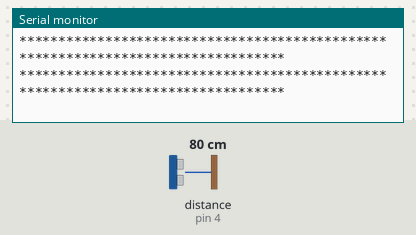
This sketch was run on a simulated Arduino Uno, built with avr-gcc and run on an emulated ATmega328P. Shown: the last lines printed to the serial monitor. The inputs (shaded band) are chosen by the test bench; at power-on: distance to the obstacle (sensor on pin 4) 80 cm. The echo pulse lasts 58.3 µs per cm.

Above: at 1.2 s.
1.3 s: distance to the obstacle (sensor on pin 4) set to 2 cm
At 1.49 s:
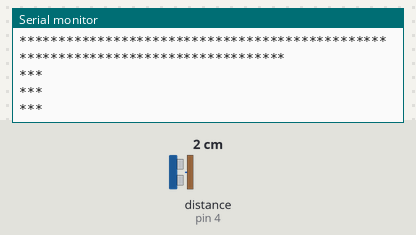
3.3 s: distance to the obstacle (sensor on pin 4) set to 4 cm
At 3.36 s:
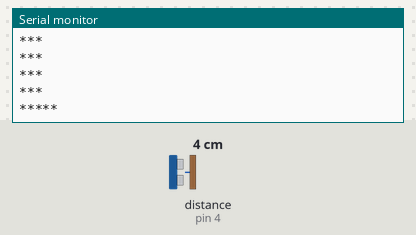
5.2 s: distance to the obstacle (sensor on pin 4) set to 9 cm
At 5.24 s:
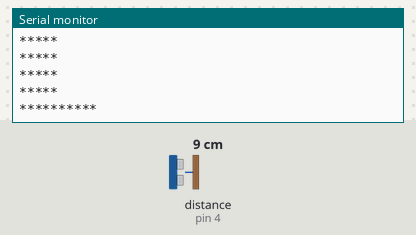
7.1 s: distance to the obstacle (sensor on pin 4) set to 18 cm
At 7.14 s:
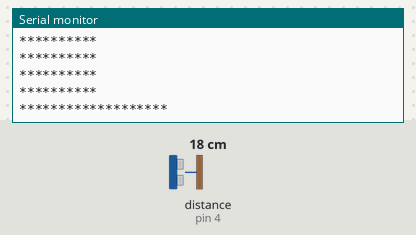
9.0 s: distance to the obstacle (sensor on pin 4) set to 35 cm
At 9.06 s:
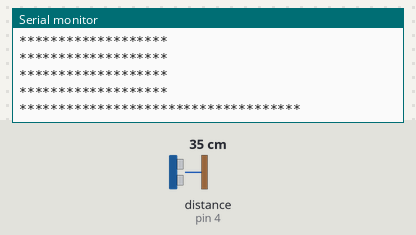
10.9 s: distance to the obstacle (sensor on pin 4) set to 60 cm
At 10.99 s:
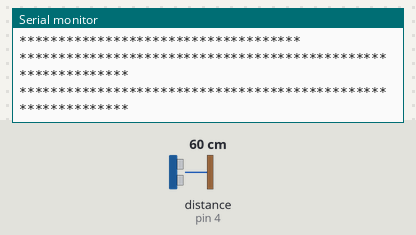

The sketch:

actividad_1_con_el_sensor.ino
```cpp
int disparo = 2;
const int echo = 4;
long tiempoPulso;
float dstMedida;
void setup() {
Serial.begin(9600);
pinMode(disparo, OUTPUT);
pinMode(echo, INPUT);
digitalWrite(disparo, LOW);
}
void loop() {
digitalWrite(disparo, LOW);
delayMicroseconds(5);
digitalWrite(disparo, HIGH);
delayMicroseconds(10);
digitalWrite(disparo, LOW);
tiempoPulso = pulseIn(echo, HIGH);
dstMedida = 0.0340 / 2 * tiempoPulso;
for(int i=0; i<=dstMedida; i++){
Serial.print("*");
}
Serial.println("*");
delay(50);
}
```

Measured:
- after the input at 1.3 s, the serial monitor: prints a new line after 0.09 s (image 1)
- after the input at 3.3 s, the serial monitor: prints a new line after 0.05 s (image 2)
- after the input at 5.2 s, the serial monitor: prints a new line at once (image 3)
- after the input at 7.1 s, the serial monitor: prints a new line at once (image 4)
- after the input at 9.0 s, the serial monitor: prints a new line after 0.05 s (image 5)
- after the input at 10.9 s, the serial monitor: prints a new line at once (image 6)
